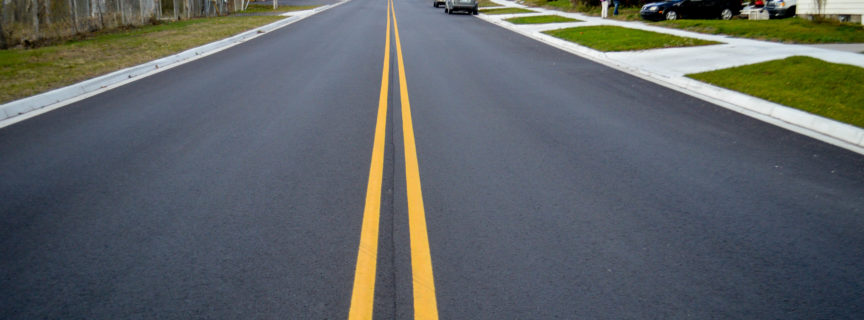
#> input picture image processing/images/road.jpg, 864 x 320 px
$ jupyter execute --allow-errors 'line detection.ipynb'
#> lines starting #> are read from the running program, lines starting #| are printed output that depends on the picture; after the words box and inside, x2 and y2 are one past the last pixel; in counts of white or black regions, pixels touching at a corner belong together
[cell 1]
# Necessary imports
import matplotlib.pyplot as plt
import numpy as np
import cv2

[cell 2]
# Draw the lines represented in the hough accumulator on the original image
def drawhoughLinesOnImage(image, houghLines):
    for line in houghLines:
        for rho,theta in line:
            a = np.cos(theta)
            b = np.sin(theta)
            x0 = a*rho
            y0 = b*rho
            x1 = int(x0 + 1000*(-b)) # (r*cos(theta)-1000 * sin(theta))
            y1 = int(y0 + 1000*(a))
            x2 = int(x0 - 1000*(-b))
            y2 = int(y0 - 1000*(a))

            cv2.line(image,(x1,y1),(x2,y2),(0,255,0), 2)  #create a line

# Different weights are added to the image to give a feeling of blending
def blend_images(image, final_image, alpha=0.7, beta=1., gamma=0.):
    return cv2.addWeighted(final_image, alpha, image, beta,gamma)

#  HoughLine()

# image: Output of the edge detector. It should be a grayscale image.
# lines: A vector that will store the parameters  of the detected lines
# rho: The resolution of the parameter in pixels. We use 1 pixel.
# theta: The resolution of the parameter in radians. We use 1 degree (CV_PI/180)
# threshold: The minimum number of intersections to “detect” a line
# srn and stn: Default parameters to zero.
# minLinLength: The minimum number of points that can form a line. Lines with less than this number of points are disregarded.
# maxLineGap: The maximum gap between two points to be considered in the same line.

[cell 3]
image = cv2.imread("./images/road.jpg") # load image in grayscale
#> image is the input picture: shape (320, 864, 3); mean B, G, R 100.4, 98.8, 93.9

gray_image = cv2.cvtColor(image, cv2.COLOR_RGB2GRAY)
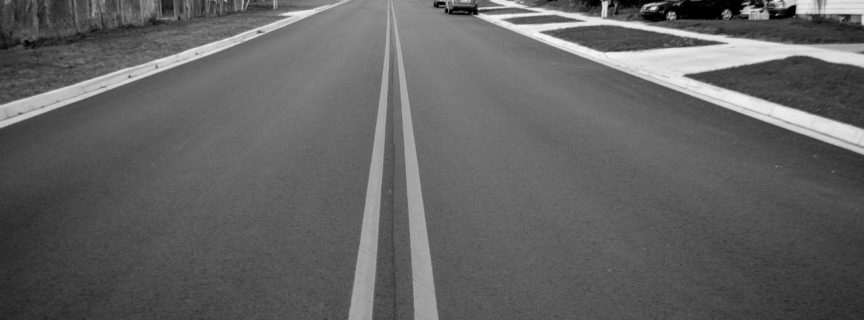
#> gray_image: shape (320, 864); min 0, max 252, mean 98.7
blurredImage = cv2.GaussianBlur(gray_image, (5, 5), 0)
edgeImage = cv2.Canny(blurredImage, 50, 120)
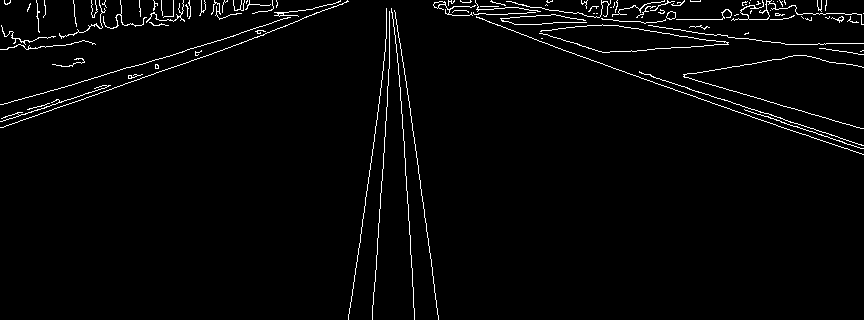
#> edgeImage: shape (320, 864); 2.5% white in thin lines or dots


# Detect points that form a line
dis_reso = 1        # Distance resolution in pixels of the Hough grid
theta = np.pi /180  # Angular resolution in radians of the Hough grid
threshold = 170     # minimum no of votes

houghLines = cv2.HoughLines(edgeImage, dis_reso, theta, threshold)
#> houghLines = [[-129, 1.88], [393, 0.0698], [-135, 1.9], [-390, 3], [389, 0.14]]

houghLinesImage = np.zeros_like(image) # create and empty image


drawhoughLinesOnImage(houghLinesImage, houghLines) # draw the lines on the empty image
#> the loop in drawhoughLinesOnImage, `for line in houghLines:` made 5 passes
#> after the loop in drawhoughLinesOnImage, `for line in houghLines:`:
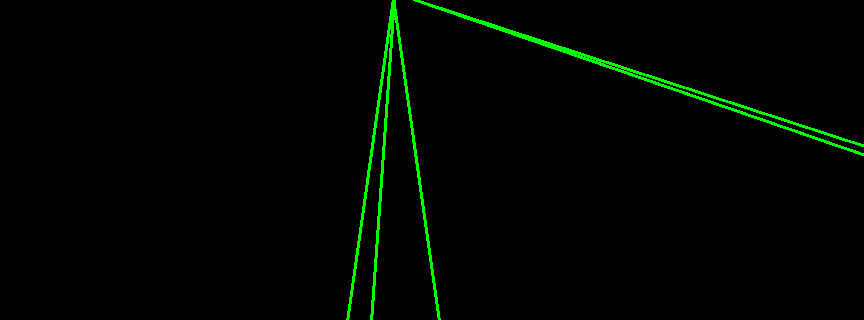
#> image: shape (320, 864, 3); mean of channels 0, 1, 2 0, 4.9, 0; drawn as B, G, R
orginalImageWithHoughLines = blend_images(houghLinesImage,image) # add two images together, using image blending
#> in blend_images, `return cv2.addWeighted(final_image, alpha, image, beta,gamma)`:
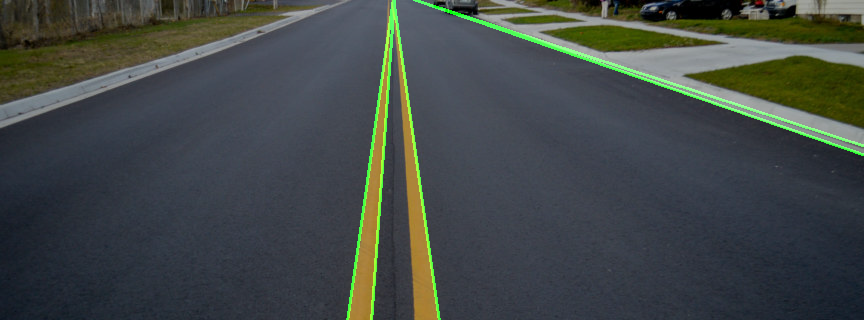
#> returned value: shape (320, 864, 3); mean of channels 0, 1, 2 70.3, 72, 65.7; drawn as B, G, R

[cell 4]
edgeImage2 = cv2.Canny(blurredImage, 50, 120)
img = cv2.imread("./images/road.jpg") # load image in grayscale

lines = cv2.HoughLinesP(edgeImage2, 1, np.pi/180, 30, maxLineGap=250)
#> lines = 54 rows, first 6: [434, 6, 863, 154], [400, 43, 436, 300], [433, 5, 863, 145], [38, 19, 861, 19], [372, 319, 393, 20], [394, 10, 413, 289]
for line in lines:
   x1, y1, x2, y2 = line[0]
   cv2.line(img, (x1, y1), (x2, y2), (0, 0, 128), 1)
#> this loop made 54 passes
#> (x1, y1, x2, y2) on passes 1 to 12: (434, 6, 863, 154), (400, 43, 436, 300), (433, 5, 863, 145), (38, 19, 861, 19), (372, 319, 393, 20), (394, 10, 413, 289), (348, 319, 391, 11), (445, 12, 863, 148), (36, 0, 861, 14), (20, 120, 241, 43), (57, 89, 347, 1), (37, 15, 826, 1)
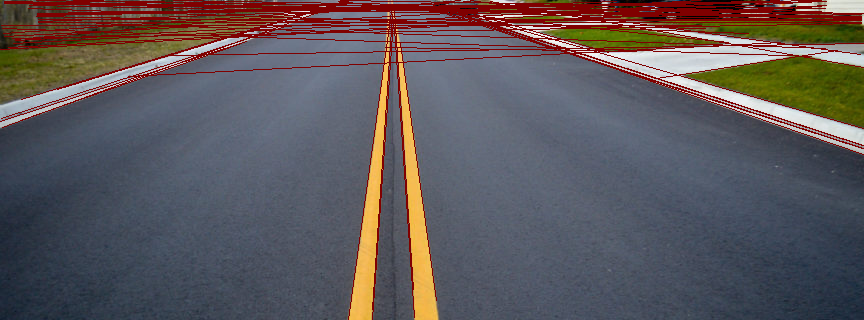
#> img: shape (320, 864, 3); 8.72% of pixels changed, all inside (x1, y1, x2, y2) = (0, 0, 864, 320)

[cell 5]
# fig, (ax1, ax2, ax3, ax4) = plt.subplots(nrows=4, ncols=1, figsize=(20, 20))
fig, (ax1, ax2, ax3) = plt.subplots(nrows=3, ncols=1, figsize=(20, 20))

ax1.imshow(image)
ax1.set_title('Original Image')
ax1.axis('off')

ax2.imshow(edgeImage, cmap='gray')
ax2.set_title('Edge Image')
ax2.axis('off')

ax3.imshow(orginalImageWithHoughLines, cmap='gray')
ax3.set_title("Original Image with Hough lines")
ax3.axis('off')

# ax4.imshow(img, cmap='gray')
# ax4.set_title("Original Image with Hough lines probabilistics")
# ax4.axis('off')
#> figure, not shown here; B, G, R data is drawn as R, G, B

[cell 6]
image2 = cv2.imread("./images/line-detection-3.jpg") # load image in grayscale

#> (the rest of this cell did not finish here and is left out)

[cell 7]
fig, (ax1, ax2, ax3) = plt.subplots(nrows=3, ncols=1, figsize=(20, 20))
#> (the rest of this cell did not finish here and is left out)

[cell 8]
# probabilistic houghLine transform (won't work)
image3 = cv2.imread("./images/road.jpg")
# grayImage = cv2.cvtColor(image3, cv2.COLOR_BGR2GRAY)
# edgeImage = cv2.Canny(grayImage, 50, 150, aperatureSize= 3)
gray_image = cv2.cvtColor(image3, cv2.COLOR_BGR2GRAY)
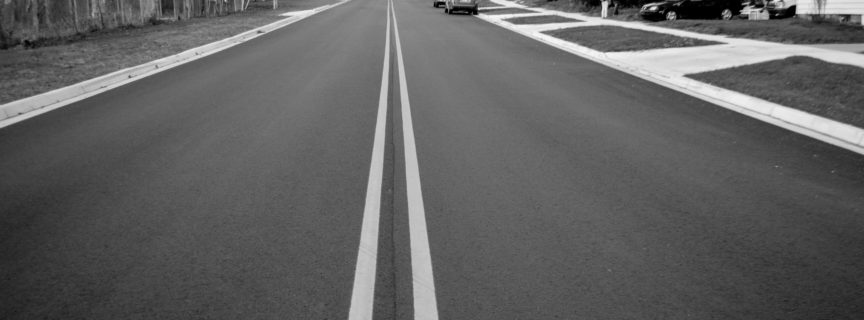
#> gray_image: shape (320, 864); min 0, max 252, mean 97.5
blurredImage = cv2.GaussianBlur(gray_image, (5, 5), 0)
edgeImage = cv2.Canny(blurredImage, 50, 150)
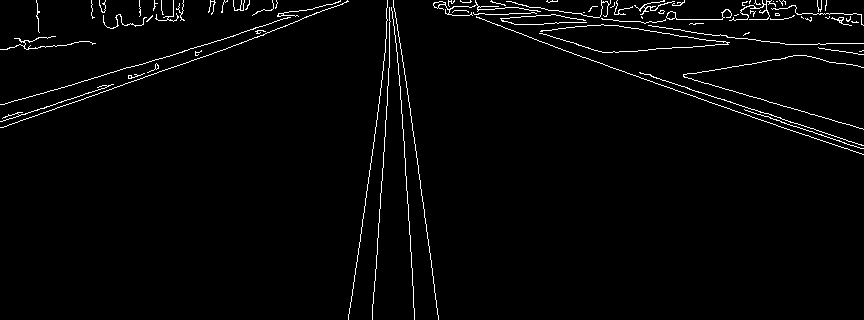
#> edgeImage: shape (320, 864); 2.3% white in thin lines or dots

# [11 lines of commented-out code are left out]

[cell 9]
# probabilistic houghLine transform
img = cv2.imread("./images/line-test.jpg")
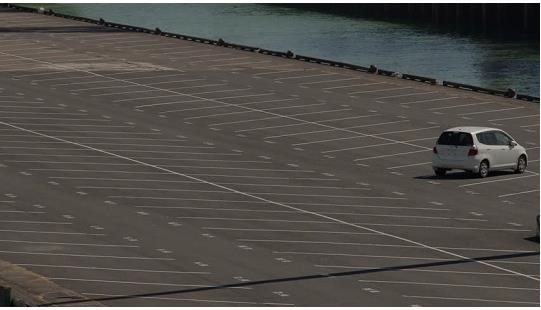
#> input picture image processing/images/line-test.jpg, 541 x 310 px
#> img is the input picture: shape (310, 541, 3); mean B, G, R 74.8, 78.7, 81.7
gray = cv2.cvtColor(img, cv2.COLOR_BGR2GRAY)
edges = cv2.Canny(gray, 75, 150)
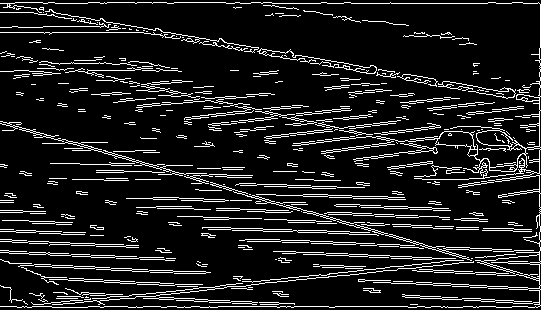
#> edges: shape (310, 541); 11.8% white in thin lines or dots
lines = cv2.HoughLinesP(edges, 1, np.pi/180, 30, maxLineGap=250)
#> lines = 140 rows, first 6: [0, 123, 539, 278], [0, 3, 539, 3], [2, 56, 539, 170], [43, 306, 539, 254], [7, 4, 539, 97], [0, 202, 539, 220]
for line in lines:
   x1, y1, x2, y2 = line[0]
   cv2.line(img, (x1, y1), (x2, y2), (0, 0, 128), 1)
#> this loop made 140 passes
#> (x1, y1, x2, y2) on passes 1 to 12: (0, 123, 539, 278), (0, 3, 539, 3), (2, 56, 539, 170), (43, 306, 539, 254), (7, 4, 539, 97), (0, 202, 539, 220), (11, 306, 539, 251), (24, 12, 539, 102), (16, 232, 540, 250), (7, 6, 539, 100), (11, 220, 539, 238), (8, 262, 539, 290)
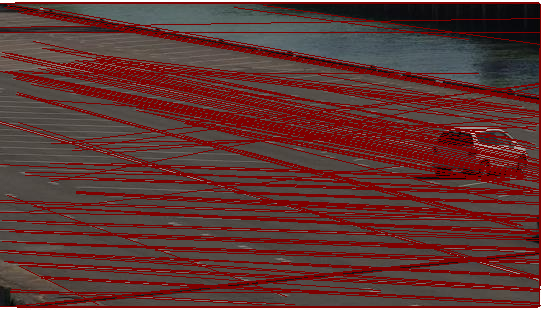
#> img: shape (310, 541, 3); mean B, G, R 50.7, 53.2, 95.4


cv2.imshow("linesEdges", edges)
cv2.imshow("linesDetected", img)
cv2.waitKey(0)
cv2.destroyAllWindows()

[cell 10]
# [12 lines of commented-out code are left out]

[cell 11]
# probabilistic houghLine transform
img = cv2.imread("./images/line-test.jpg")
img0 = cv2.imread("./images/line-test.jpg")
gray = cv2.cvtColor(img, cv2.COLOR_BGR2GRAY)
edges = cv2.Canny(gray, 75, 150)
lines = cv2.HoughLinesP(edges, 1, np.pi/180, 30, maxLineGap=250)
for line in lines:
   x1, y1, x2, y2 = line[0]
   cv2.line(img, (x1, y1), (x2, y2), (0, 0, 128), 1)


# [4 lines of commented-out code are left out]

fig, (ax1, ax2,ax3) = plt.subplots(nrows=3, ncols=1, figsize=(20, 20))
ax1.imshow(img0)
ax1.set_title('Original Image')
ax1.axis('off')

ax2.imshow(edges, cmap='gray')
ax2.set_title('Edges Image')
ax2.axis('off')

ax3.imshow(img)
ax3.set_title('line detection Image')
ax3.axis('off')
#> figure, not shown here; B, G, R data is drawn as R, G, B
